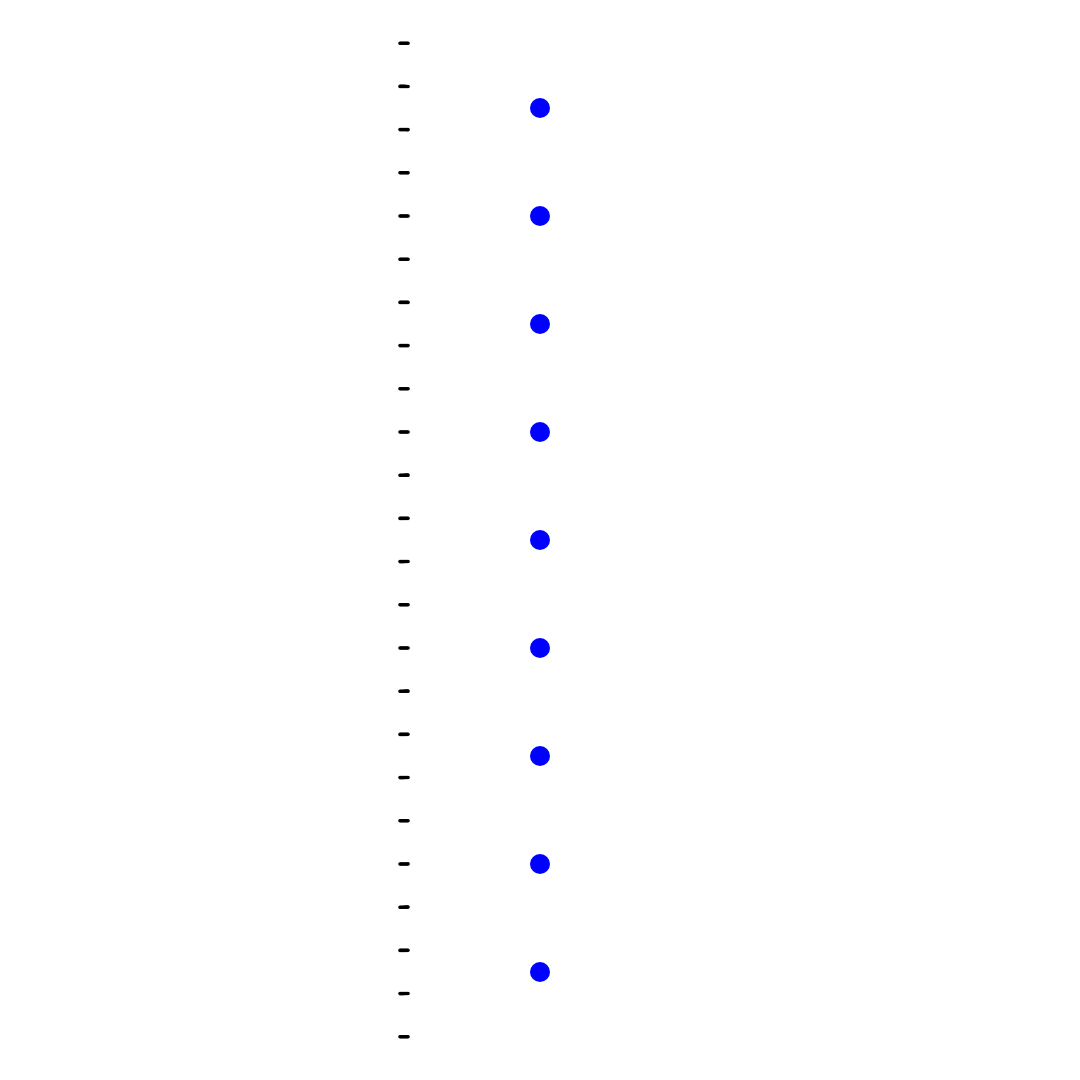
Frame 1 (no input)
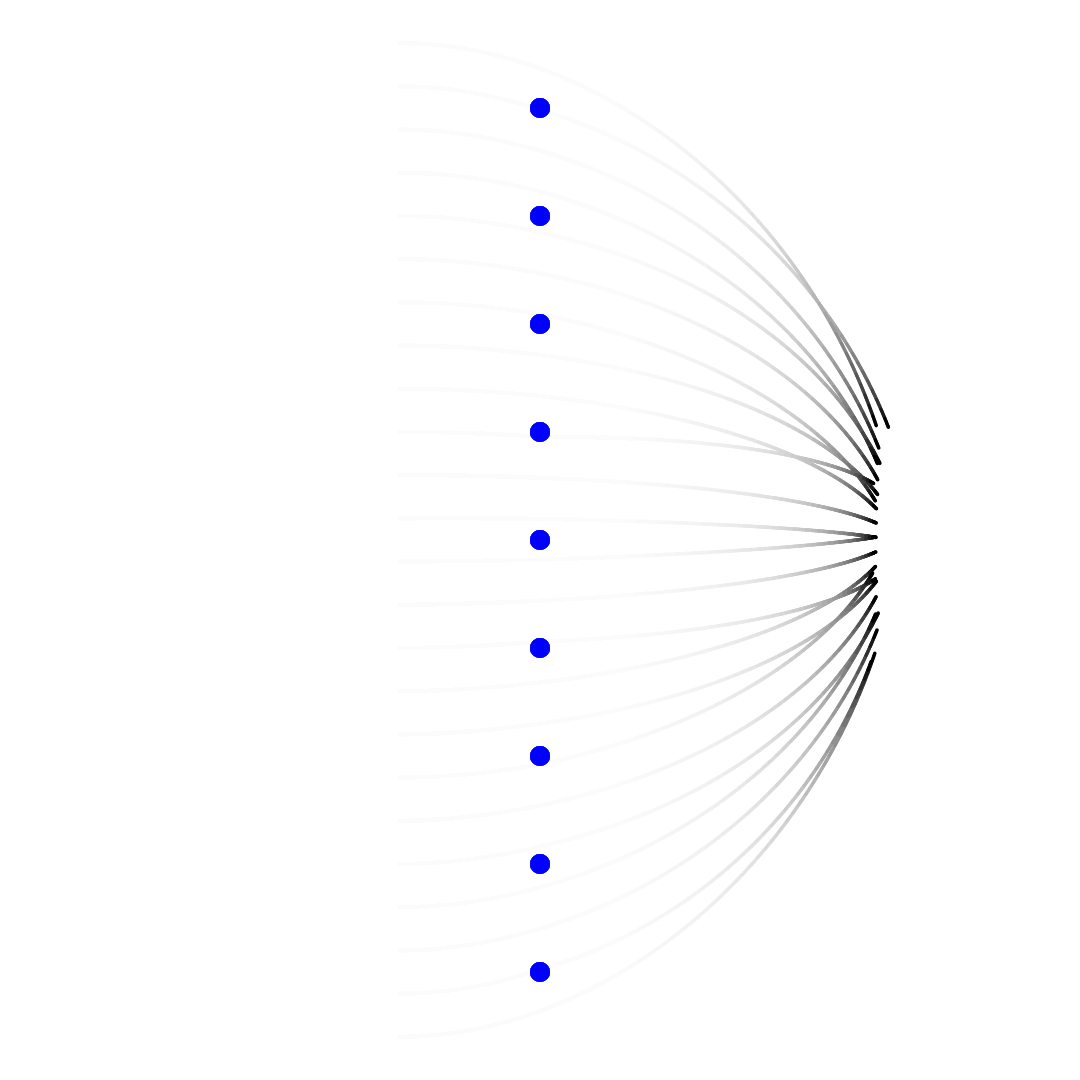
Frame 60 (no input)
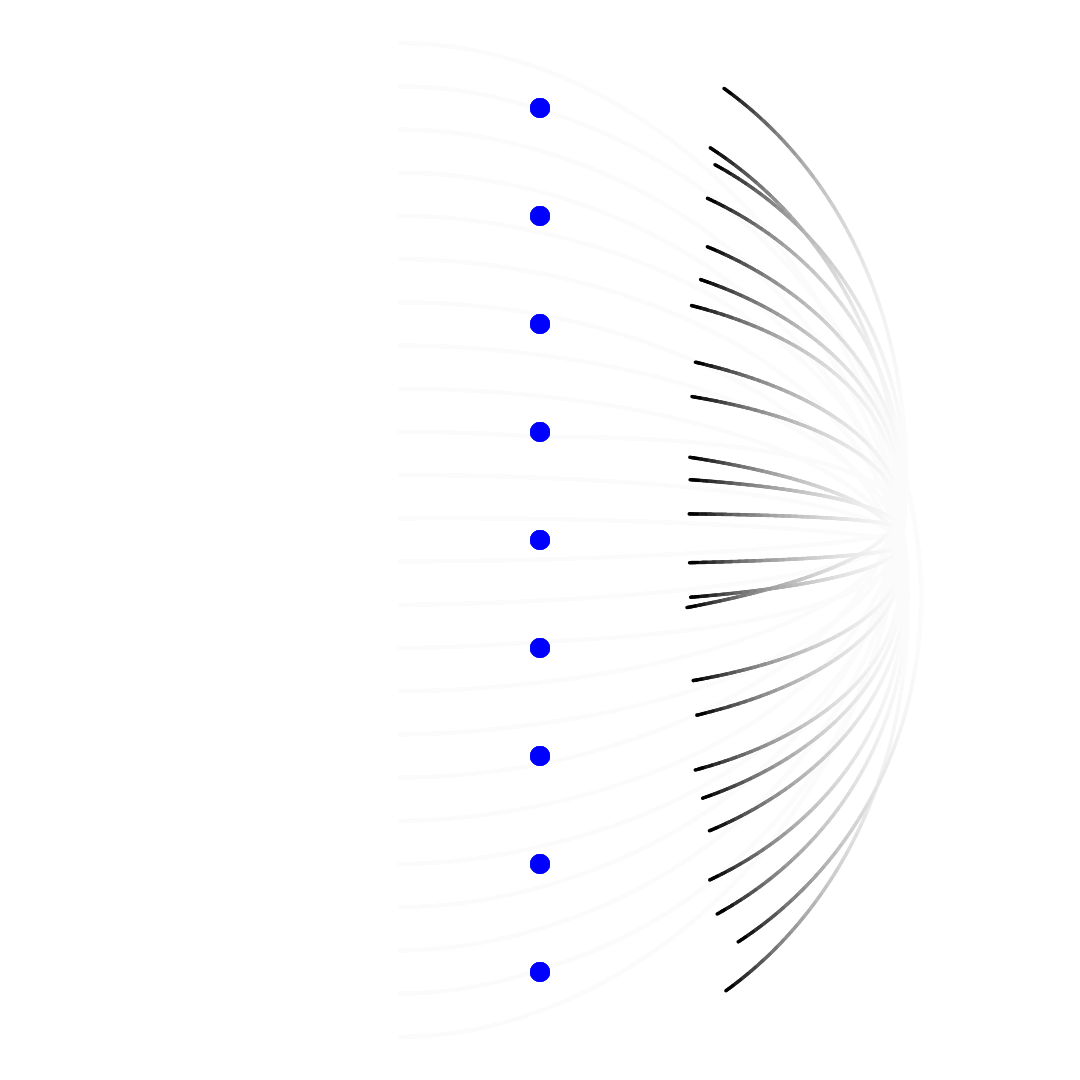
Frame 120 (the mouse pressed at the canvas centre since frame 60)

The p5.js sketch that drew these frames (run headless with seeded random() and noise() and a simulated clock; from frame 60 on, the mouse is pressed at the canvas centre):

// p5.js sketch
// ── sketch.js
let movers = [];
let attractors = [];

let G = 1;

function setup() {
  createCanvas(1080, 1080);

  for (let i = 0; i < 24; i++) {
    movers[i] = new Mover(400, 43.2 + 43.2 * i, 0.1);
  }

  for (let i = 0; i < 9; i++) {
    attractors[i] = new Attractor(width / 2, 108 + 108 * i, 1);
  }

  background(255);
}

function draw() {
  background(255, 25);

  for (let a of attractors) {
    for (let m of movers) {
      let force = a.attract(m);
      m.applyForce(force);

      m.show();
      m.update();
    }

    a.show();
  }
}

// ── attractor.js
//Fg = (G * mass1 * mass2) / (distance * distance);

/* ex 2.11 Adapt Example 2.6 to map the mass of the Attractor and Mover to the area of their respective circles.

circle(this.position.x, this.position.y, sqrt(this.mass) * 2);*/

class Attractor {
  constructor(x, y) {
    this.pos = createVector(x, y);
    this.mass = 20;
  }

  show() {
    noStroke();
    fill(0, 0, 255);
    circle(this.pos.x, this.pos.y, this.mass);
  }

  attract(mover) {
    let force = p5.Vector.sub(this.pos, mover.pos);
    let distance = force.mag();
    distance = constrain(distance, 5, 25);
    let G = 0.1;
    let strength = (G * this.mass * mover.mass) / (distance * distance);
    force.setMag(strength);
    return force;
  }
}

// ── mover.js
class Mover {
  constructor(x, y, m) {
    this.pos = createVector(x, y);
    this.vel = createVector(1, 0);
    this.acc = createVector(0, 0);
    this.mass = m;
    this.r = this.mass * 8;
  }

  applyForce(force) {
    let f = p5.Vector.div(force, this.mass);
    this.acc.add(f);
  }

  update() {
    this.pos.add(this.vel);
    this.vel.add(this.acc);
    this.acc.mult(0);
  }

  show() {
    stroke(0);
    strokeWeight(2);
    fill(0, 100);
    circle(this.pos.x, this.pos.y, this.r * 2);
  }
}
